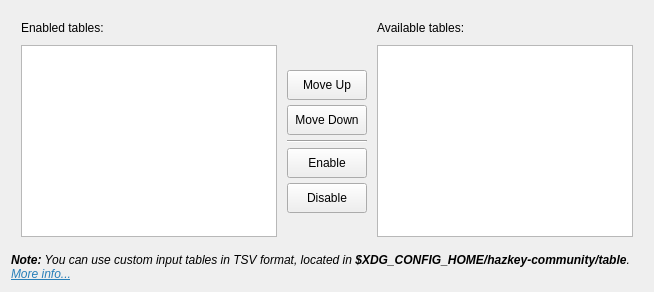
             <widget class="QWidget" name="advancedTabTabWidgetTablePage">
              <attribute name="title">
               <string>Input Table</string>
              </attribute>
              <layout class="QVBoxLayout" name="advancedInputTablePageLayout">
               <item>
                <layout class="QGridLayout" name="tableSelectionGrid">
                 <property name="leftMargin">
                  <number>10</number>
                 </property>
                 <property name="topMargin">
                  <number>10</number>
                 </property>
                 <property name="rightMargin">
                  <number>10</number>
                 </property>
                 <property name="bottomMargin">
                  <number>10</number>
                 </property>
                 <property name="spacing">
                  <number>10</number>
                 </property>
                 <item row="0" column="0">
                  <widget class="QLabel" name="enabledTableLabel">
                   <property name="text">
                    <string>Enabled tables:</string>
                   </property>
                  </widget>
                 </item>
                 <item row="0" column="2">
                  <widget class="QLabel" name="availableTableLabel">
                   <property name="text">
                    <string>Available tables:</string>
                   </property>
                  </widget>
                 </item>
                 <item row="1" column="0">
                  <widget class="QListWidget" name="enabledTableList">
                   <property name="dragEnabled">
                    <bool>true</bool>
                   </property>
                   <property name="dragDropMode">
                    <enum>QAbstractItemView::DragDropMode::InternalMove</enum>
                   </property>
                   <property name="defaultDropAction">
                    <enum>Qt::DropAction::MoveAction</enum>
                   </property>
                   <property name="selectionMode">
                    <enum>QAbstractItemView::SelectionMode::SingleSelection</enum>
                   </property>
                  </widget>
                 </item>
                 <item row="1" column="1">
                  <layout class="QVBoxLayout" name="tableManageButtons">
                   <property name="spacing">
                    <number>5</number>
                   </property>
                   <item>
                    <spacer name="tableManageTopSpacer">
                     <property name="orientation">
                      <enum>Qt::Orientation::Vertical</enum>
                     </property>
                     <property name="sizeHint" stdset="0">
                      <size>
                       <width>0</width>
                       <height>0</height>
                      </size>
                     </property>
                    </spacer>
                   </item>
                   <item>
                    <widget class="QToolButton" name="tableMoveUp">
                     <property name="minimumSize">
                      <size>
                       <width>80</width>
                       <height>30</height>
                      </size>
                     </property>
                     <property name="text">
                      <string>Move Up</string>
                     </property>
                     <property name="icon">
                      <iconset theme="QIcon::ThemeIcon::GoUp"/>
                     </property>
                     <property name="toolButtonStyle">
                      <enum>Qt::ToolButtonStyle::ToolButtonTextUnderIcon</enum>
                     </property>
                    </widget>
                   </item>
                   <item>
                    <widget class="QToolButton" name="tableMoveDown">
                     <property name="minimumSize">
                      <size>
                       <width>80</width>
                       <height>30</height>
                      </size>
                     </property>
                     <property name="text">
                      <string>Move Down</string>
                     </property>
                     <property name="icon">
                      <iconset theme="QIcon::ThemeIcon::GoDown"/>
                     </property>
                     <property name="toolButtonStyle">
                      <enum>Qt::ToolButtonStyle::ToolButtonTextUnderIcon</enum>
                     </property>
                    </widget>
                   </item>
                   <item>
                    <widget class="Line" name="tableManageSeparator">
                     <property name="orientation">
                      <enum>Qt::Orientation::Horizontal</enum>
                     </property>
                    </widget>
                   </item>
                   <item>
                    <widget class="QToolButton" name="enableTable">
                     <property name="minimumSize">
                      <size>
                       <width>80</width>
                       <height>30</height>
                      </size>
                     </property>
                     <property name="text">
                      <string>Enable</string>
                     </property>
                     <property name="icon">
                      <iconset theme="QIcon::ThemeIcon::GoPrevious"/>
                     </property>
                     <property name="toolButtonStyle">
                      <enum>Qt::ToolButtonStyle::ToolButtonTextUnderIcon</enum>
                     </property>
                    </widget>
                   </item>
                   <item>
                    <widget class="QToolButton" name="disableTable">
                     <property name="minimumSize">
                      <size>
                       <width>80</width>
                       <height>30</height>
                      </size>
                     </property>
                     <property name="text">
                      <string>Disable</string>
                     </property>
                     <property name="icon">
                      <iconset theme="QIcon::ThemeIcon::GoNext"/>
                     </property>
                     <property name="toolButtonStyle">
                      <enum>Qt::ToolButtonStyle::ToolButtonTextUnderIcon</enum>
                     </property>
                    </widget>
                   </item>
                   <item>
                    <spacer name="tableManageBottomSpacer">
                     <property name="orientation">
                      <enum>Qt::Orientation::Vertical</enum>
                     </property>
                     <property name="sizeHint" stdset="0">
                      <size>
                       <width>0</width>
                       <height>0</height>
                      </size>
                     </property>
                    </spacer>
                   </item>
                  </layout>
                 </item>
                 <item row="1" column="2">
                  <widget class="QListWidget" name="availableTableList">
                   <property name="selectionMode">
                    <enum>QAbstractItemView::SelectionMode::SingleSelection</enum>
                   </property>
                  </widget>
                 </item>
                </layout>
               </item>
               <item>
                <widget class="QLabel" name="inputTableAdvancedNote">
                 <property name="font">
                  <font>
                   <italic>true</italic>
                  </font>
                 </property>
                 <property name="text">
                  <string>&lt;html&gt;&lt;head/&gt;&lt;body&gt;&lt;p&gt;&lt;span style=&quot; font-weight:700;&quot;&gt;Note:&lt;/span&gt; You can use custom input tables in TSV format, located in &lt;span style=&quot; font-weight:700;&quot;&gt;$XDG_CONFIG_HOME/hazkey-community/table&lt;/span&gt;. &lt;a href=&quot;https://hazkey.hiira.dev/docs/settings/input-style-input-table&quot;&gt;&lt;span style=&quot; text-decoration: underline; color:#2980b9;&quot;&gt;More info...&lt;/span&gt;&lt;/a&gt;&lt;/p&gt;&lt;/body&gt;&lt;/html&gt;</string>
                 </property>
                 <property name="wordWrap">
                  <bool>true</bool>
                 </property>
                 <property name="margin">
                  <number>10</number>
                 </property>
                 <property name="openExternalLinks">
                  <bool>true</bool>
                 </property>
                </widget>
               </item>
              </layout>
             </widget>
